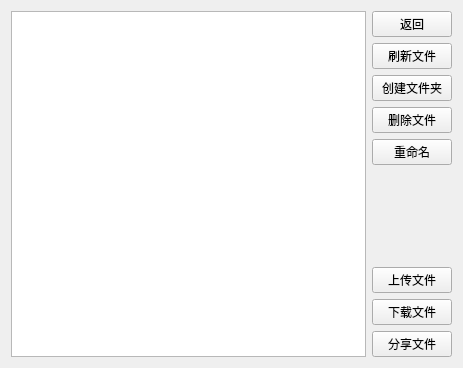
<?xml version="1.0" encoding="UTF-8"?>
<ui version="4.0">
 <class>File</class>
 <widget class="QWidget" name="File">
  <property name="geometry">
   <rect>
    <x>0</x>
    <y>0</y>
    <width>463</width>
    <height>368</height>
   </rect>
  </property>
  <property name="windowTitle">
   <string>Form</string>
  </property>
  <layout class="QHBoxLayout" name="horizontalLayout">
   <item>
    <widget class="QListWidget" name="listWidget"/>
   </item>
   <item>
    <layout class="QVBoxLayout" name="verticalLayout">
     <item>
      <widget class="QPushButton" name="return_PB">
       <property name="text">
        <string>返回</string>
       </property>
      </widget>
     </item>
     <item>
      <widget class="QPushButton" name="flush_PB">
       <property name="text">
        <string>刷新文件</string>
       </property>
      </widget>
     </item>
     <item>
      <widget class="QPushButton" name="mkdir_PB">
       <property name="text">
        <string>创建文件夹</string>
       </property>
      </widget>
     </item>
     <item>
      <widget class="QPushButton" name="delete_PB">
       <property name="text">
        <string>删除文件</string>
       </property>
      </widget>
     </item>
     <item>
      <widget class="QPushButton" name="rename_PB">
       <property name="text">
        <string>重命名</string>
       </property>
      </widget>
     </item>
     <item>
      <spacer name="verticalSpacer">
       <property name="orientation">
        <enum>Qt::Vertical</enum>
       </property>
       <property name="sizeHint" stdset="0">
        <size>
         <width>28</width>
         <height>38</height>
        </size>
       </property>
      </spacer>
     </item>
     <item>
      <widget class="QPushButton" name="upload_PB">
       <property name="text">
        <string>上传文件</string>
       </property>
      </widget>
     </item>
     <item>
      <widget class="QPushButton" name="download_PB">
       <property name="text">
        <string>下载文件</string>
       </property>
      </widget>
     </item>
     <item>
      <widget class="QPushButton" name="share_PB">
       <property name="text">
        <string>分享文件</string>
       </property>
      </widget>
     </item>
    </layout>
   </item>
  </layout>
 </widget>
 <resources/>
 <connections/>
</ui>
